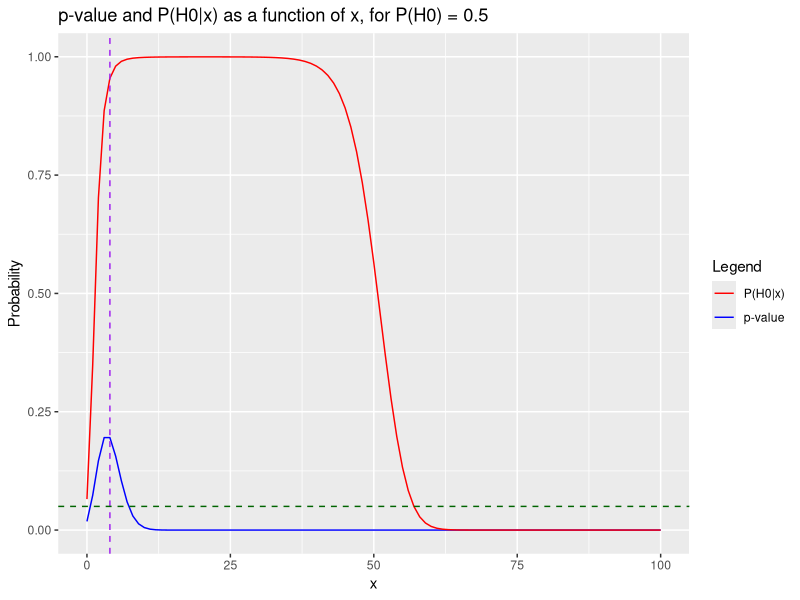
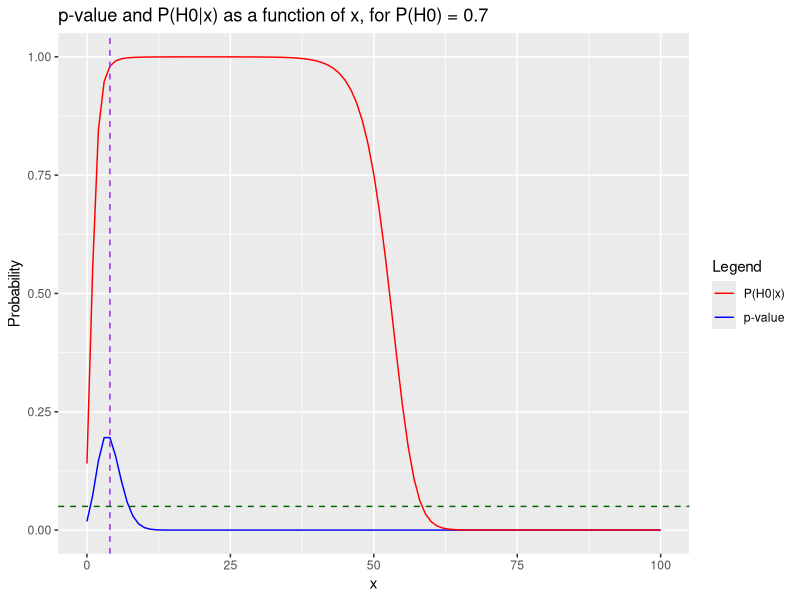
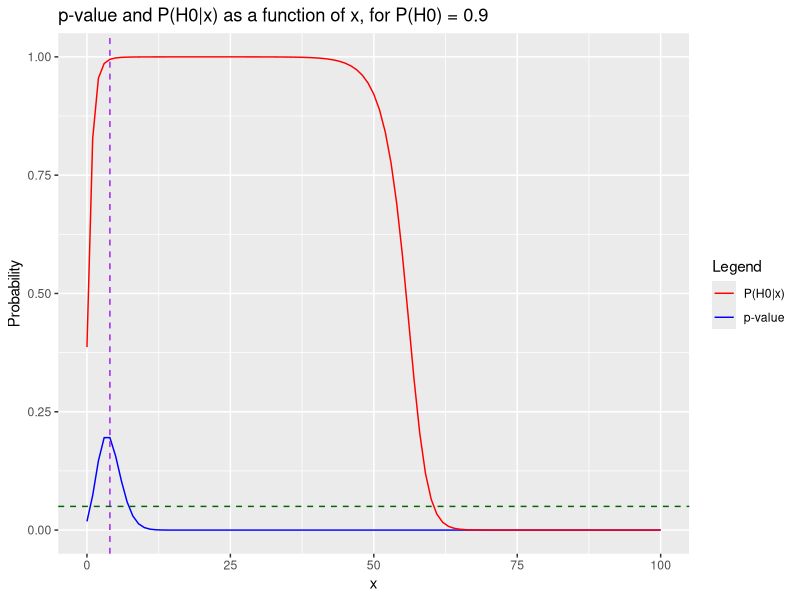

These charts were generated, in order, by the following R code:
## ---- chunk 1
# import ggplot
library(ggplot2)

# a function to compute the probabilities of interest for a specific value of P_H0
compute_probabilities_single <- function(x_values, P_H0) {
  # since H0 and H1 are two complementary events so we can use pA = 1 - pB
  P_H1 <- 1 - P_H0
  
  # we now initialize an empty dataframe to store results
  results_df <- data.frame(
    x = numeric(length(x_values)), 
    P_x_H0 = numeric(length(x_values)), 
    P_H0_given_x = numeric(length(x_values)), 
    P_H0 = P_H0,  # Add P_H0 and P_H1 directly to the dataframe
    P_H1 = P_H1,
    posterior_odds = numeric(length(x_values))
  )
  
  # for each value of x, we calculate the probabilities
  for (i in seq_along(x_values)) {
    # selects value of x
    x <- x_values[i]
    # adds current values of x, P_x_H0, and P_H0_x to dataframe
    results_df[i, "x"] <- x
    # computes the p-value
    results_df[i, "P_x_H0"] <- exp(-4) * (4^x) / factorial(x)
    # computes P(H0_given_x)
    numerator <- results_df[i, "P_x_H0"] * P_H0
    # finds the integral numerically
    denominator <- numerator + integrate(function(lambda) (exp(-lambda) * (lambda^x) / factorial(x) * (1 / sqrt(2 * pi)) * exp(-(lambda^2) / 2)), 0, Inf)$value * P_H1
    results_df[i, "P_H0_given_x"] <- numerator / denominator
    
    # computes the posterior odds
    results_df[i, "posterior_odds"] <- (1 - results_df[i, "P_H0_given_x"]) / results_df[i, "P_H0_given_x"]
  }
  
  return(results_df)
}

# generates a list of input values x
x_values <- seq(0, 100)

# specify the values of P(H0) you want to use
P_H0_values <- c(0.5, 0.7, 0.9)

# initialize a list to store plots
plot_list <- list()

# loop through each value of P(H0) and generate plots
for (P_H0 in P_H0_values) {
  # compute probabilities for the specified P_H0
  plot_df <- compute_probabilities_single(x_values, P_H0)
  
  # Plot P(x | H0) and P(H0 | x) versus x
  p <- ggplot(plot_df, aes(x = x)) +
    geom_line(aes(y = P_x_H0, color = "P(x | H0)")) +
    geom_line(aes(y = P_H0_given_x, color = "P(H0 | x)")) +
    geom_vline(xintercept = 4, linetype = "dashed", color = "purple") +  # Add vertical line at x = 4
    geom_hline(yintercept = 0.05, linetype = "dashed", color = "darkgreen") +  # Add horizontal line at y = 0.05
    labs(x = "x", y = "Probability", color = "Legend") +
    ggtitle(paste0("p-value and P(H0|x) as a function of x, for P(H0) = ", P_H0, "")) +
    scale_color_manual(
      values = c("P(x | H0)" = "blue", "P(H0 | x)" = "red"),
      labels = c("P(x | H0)" = "p-value", "P(H0 | x)" = "P(H0|x)", "purple" = "x = 4", "darkgreen" = "y = 0.05")
    )
  
  # Add the plot to the plot list
  plot_list[[as.character(P_H0)]] <- p
}

# Print the plots
print(plot_list$`0.5`)
print(plot_list$`0.7`)
print(plot_list$`0.9`)

